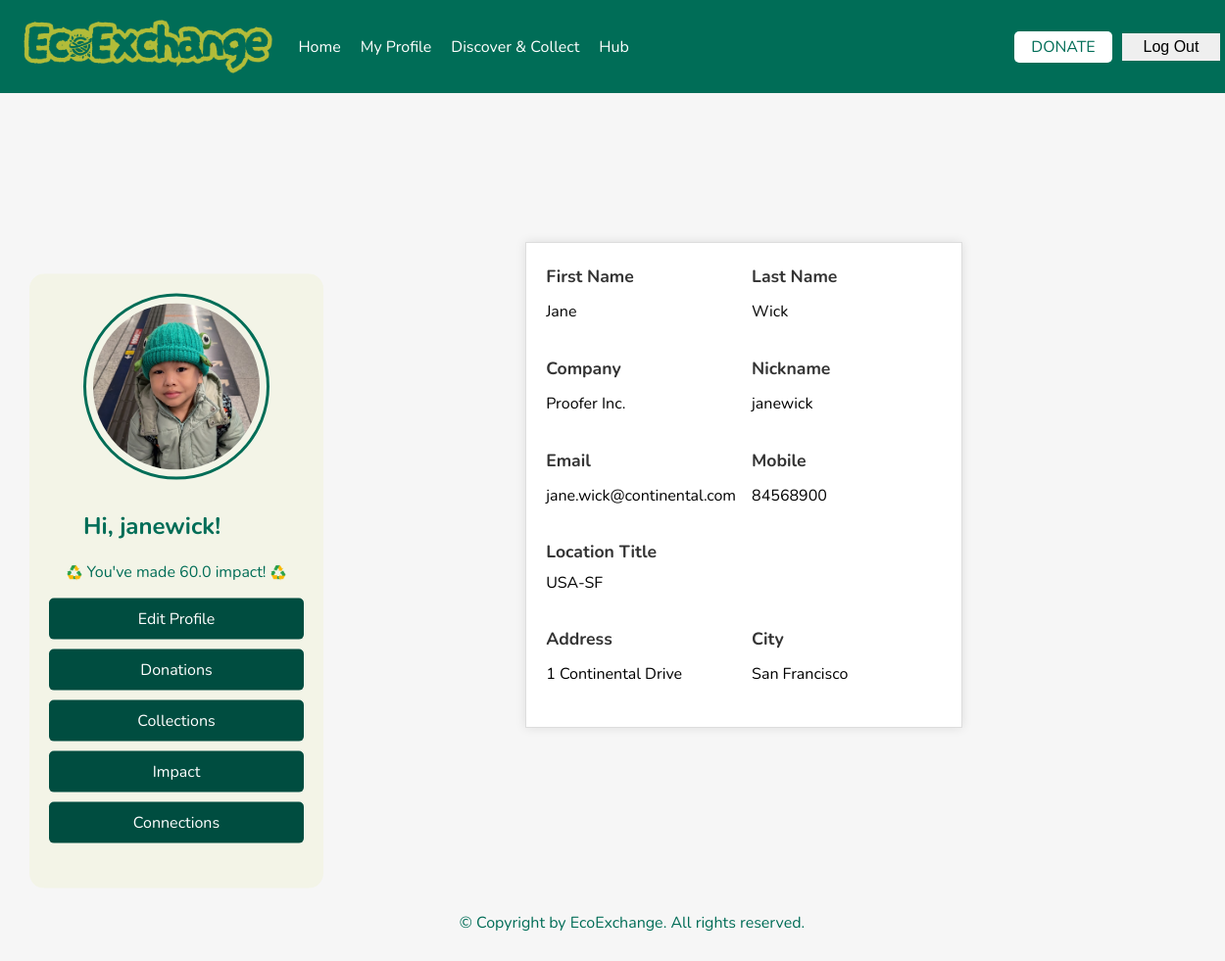
The app's page /myprofile (signed in) with its own data.
### models/user.py (models this page shows, shortened)
class User(db.Model):
    __tablename__ = "users"
    user_id = db.Column(db.Integer, primary_key=True)
    nick_name = db.Column(db.String(25), nullable=True)
    email = db.Column(db.String(256), unique=True, nullable=False)
    password = db.Column(db.String(256), nullable=False)
    fname = db.Column(db.String(25), nullable=False)
    lname = db.Column(db.String(25), nullable=False)
    mobile = db.Column(db.String(15), nullable=False)
    location_title = db.Column(db.String(125), nullable=False)
    address = db.Column(db.String(256), nullable=False)
    city = db.Column(db.String(50), nullable=False)
    company = db.Column(db.String(50), nullable=True)

### app.py (the view)
    @app.route("/myprofile")
    def myprofile():
        success_message = request.args.get("success_message", None)
        error_message = request.args.get("error_message", None)
        if 'user_id' in session:
            user = User.query.get(session['user_id'])
            conn = get_db_connection()
            cursor = conn.cursor()
            cursor.execute("""
                SELECT postings_id, donor_user_id, post_title, quantity, pick_up_location, description, post_status, collector_by_user_id
                FROM postings
            """)
            donations = cursor.fetchall()
            cursor.execute("""
                SELECT COALESCE(SUM(score), 0) AS total_score
                FROM postings
                WHERE donor_user_id = ?
            """, (session["user_id"],))
            total_score = cursor.fetchone()["total_score"]
            cursor.execute("""
                SELECT
                    c.donor_user_id,
                    c.collector_user_id,
                    c.connection_status,
                    u1.fname || ' ' || u1.lname AS donor_name,
                    u2.fname || ' ' || u2.lname AS collector_name
                FROM connections c
                JOIN users u1 ON u1.user_id = c.donor_user_id
                JOIN users u2 ON u2.user_id = c.collector_user_id
                WHERE c.connection_status = 'Active' AND c.donor_user_id = ?
            """, (session["user_id"],))
            connection_rows = cursor.fetchall()
            cursor.execute("""
                SELECT COUNT(*) AS total_connections
                FROM connections
                WHERE donor_user_id = ? OR collector_user_id = ?
            """, (session["user_id"], session["user_id"]))
            total_connections = cursor.fetchone()["total_connections"]
            cursor.execute("""
                SELECT
                    postings_id,
                    post_title,
                    post_date,
                    pick_up_location,
                    score
                FROM postings
                WHERE donor_user_id = ? AND is_deleted = 0
            """, (session['user_id'],))
            impact_rows = cursor.fetchall()
            conn.close()
            requests = [{
                'donor_name': row['donor_name'],
                'collector_name': row['collector_name'],
                'connection_status': row['connection_status']
            } for row in connection_rows]
            impact_donations = []
            total_impact_score = 0
            for row in impact_rows:
                impact_donations.append({
                    'post_title': row['post_title'],
                    'score': row['score'],
                    'post_date': row['post_date'],
                    'pick_up_location': row['pick_up_location']
                })
                total_impact_score += row['score']
            return render_template(
                "myprofile.html",
                user=user,
                donations=donations,
                total_score=total_score,
                requests=requests,  # ✅ this is key!
                impact_donations=impact_donations,
                total_impact_score=total_impact_score,
                total_connections=total_connections
            )
        else:
            return redirect(url_for('login'))

### app.py (called while the page is built)
def get_db_connection():
    conn = sqlite3.connect("instance/ecoexchange.db")
    conn.row_factory = sqlite3.Row
    print("✅ Database connected successfully!")  # Debugging print
    return conn

### templates/myprofile.html (shortened to what this page needs)
<!DOCTYPE html>
<html lang="en">
{% include 'head.html' %}
<body>
{% include 'navbar.html' %}
<div class="container d-flex">
    <aside class="sidebar me-4">
        <div class="profile text-center mb-4">
            <img src="{{ url_for('static', filename='media/profilesample1.jpg') }}" alt="User Profile"
                 class="img-fluid rounded-circle mb-2">
            <h2 id="usergreeting">
                {% if user %}
                Hi, {{ user.nick_name }}!
                {% else %}
                Hi, Guest!
                {% endif %}
            </h2>
        </div>
        <div class="impact-pts text-center mb-3">
                <span>
                    <img src="{{ url_for('static', filename='media/recycle.png') }}" alt="Recycle Icon" class="icon">
                    You've made {{ total_score }} impact!
                    <img src="{{ url_for('static', filename='media/recycle.png') }}" alt="Recycle Icon" class="icon">
                </span>
        </div>
        <ul class="sidebar-menu list-unstyled">
            <li><a href="#" data-content="editprofile">Edit Profile</a></li>
            <li><a href="#" data-content="donations">Donations</a></li>
            <li><a href="#" data-content="collections">Collections</a></li>
            <li><a href="#" data-content="impact">Impact</a></li>
            <li><a href="#" data-content="connections">Connections</a></li>
        </ul>
    </aside>
    <div class="flex-grow-1">
        <div id="editprofile" class="content-section" style="display: none;">{% include 'editprofile.html' %}</div>
        <div id="collections" class="content-section" style="display: none;">{% include 'collections.html' %}</div>
        <div id="connections" class="content-section" style="display: none;">{% include 'connections.html' %}</div>
        <div class="myprofile-details p-4 mt-5 mx-auto bg-light border rounded shadow" style="max-width: 1000px;">
            <div class="row">
                <div class="col-12 col-md-6">
                    <label for="fname" class="form-label">First Name</label>
                    <p id="fname" aria-label="First Name">{{ user.fname }}</p>
                </div>
                <div class="col-12 col-md-6">
                    <label for="lname" class="form-label">Last Name</label>
                    <p id="lname" aria-label="Last Name">{{ user.lname }}</p>
                </div>
            </div>
            <div class="row">
                <div class="col-12 col-md-6">
                    <label for="company" class="form-label">Company</label>
                    <p id="company" aria-label="Company">{{ user.company }}</p>
                </div>
                <div class="col-12 col-md-6">
                    <label for="nick_name" class="form-label">Nickname</label>
                    <p id="nick_name" aria-label="Nickname">{{ user.nick_name }}</p>
                </div>
            </div>
            <div class="row">
                <div class="col-12 col-md-6">
                    <label for="email" class="form-label">Email</label>
                    <p id="email" aria-label="Email">{{ user.email }}</p>
                </div>
                <div class="col-12 col-md-6">
                    <label for="mobile" class="form-label">Mobile</label>
                    <p id="mobile" aria-label="Mobile">{{ user.mobile }}</p>
                </div>
            </div>
            <div class="row">
                <div class="col-md-12">
                    <label for="location_title" class="form-label">Location Title</label>
                    <p id="location_title" aria-label="Location Title">{{ user.location_title }}</p>
                </div>
            </div>
            <div class="row">
                <div class="col-12 col-md-6">
                    <label for="address" class="form-label">Address</label>
                    <p id="address" aria-label="Address">{{ user.address }}</p>
                </div>
                <div class="col-12 col-md-6">
                    <label for="city" class="form-label">City</label>
                    <p id="city" aria-label="City">{{ user.city }}</p>
                </div>
            </div>
        </div>
    </div>
</div>
{% include 'footer.html' %}
</body>
</html>

### templates/head.html (shortened to what this page needs)
<head>
    <link rel="stylesheet" href="{{ url_for('static', filename='styles.css') }}">
</head>

### templates/navbar.html (shortened to what this page needs)
<header>
    <img src="{{ url_for('static', filename='media/logo3.png') }}" alt="EcoExchange Logo" class="logo">
    <nav>
        <ul>
            <li><a href="{{ url_for('index') }}">Home</a></li>
            <li><a href="{{ url_for('myprofile') }}">My Profile</a></li>
            <li><a href="{{ url_for('discover') }}">Discover & Collect</a></li>
            <li><a href="{{ url_for('hub') }}">Hub</a></li>
        </ul>
        <div class="auth-buttons">
        </div>
    </nav>
</header>

### templates/editprofile.html (shortened to what this page needs)
<!DOCTYPE html>
<html lang="en">
<head>
    <link rel="stylesheet" href="{{ url_for('static', filename='css/profile.css') }}">
</head>
<body>
</body>
</html>

### templates/footer.html
<footer>
        <p>© Copyright by EcoExchange. All rights reserved.</p>
</footer>

### templates/collections.html (shortened to what this page needs)
<!DOCTYPE html>
<html lang="en">
<head>
</head>
<body>
</body>
</html>

### templates/connections.html (shortened to what this page needs)
<!DOCTYPE html>
<html lang="en">
<head>
</head>
<body>
</body>
</html>

### static/styles.css (style rules this page uses)
body { font-family: Arial, sans-serif; margin: 0; padding: 0; text-align: center; padding-bottom: 0px; padding-top: 95px; overflow-x: hidden; height: 100%; min-height: 100vh; display: flex; flex-direction: column; font-family: "Nunito", sans-serif; background-color: #f6f6f6; }
header { display: flex; align-items: center; justify-content: space-between; width: 100%; padding: 20px; position: fixed; top: 0; left: 0; z-index: 100; background-color: #006d57; overflow: hidden; }
.logo { height: 55px; width: auto; margin-right: 20px; }
nav { display: flex; align-items: center; width: 90%; justify-content: space-between; }
nav ul { list-style: none; display: flex; gap: 20px; margin: 0; padding: 0; }
nav ul li { display: inline-block; }
nav ul li a { text-decoration: none; color: #ffffff; font-family: "Nunito", sans-serif; }
.auth-buttons { display: flex; align-items: center; justify-content: flex-end; gap: 10px; flex-shrink: 0; justify-content: flex-start; padding-right: 25px; }
footer { bottom: 0; width: 100%; color: #006d57; text-align: center; padding: 20px; }
.container { display: flex; justify-content: center; align-items: center; height: 100vh; }
.sidebar { position: absolute; left: 30px; top: 60%; transform: translateY(-50%); width: 260px; color: #006d57; background: #f3f4e7; padding: 20px; display: flex; flex-direction: column; align-items: center; border-radius: 15px; height: fit-content; }
.profile img { width: 170px; height: 170px; border-radius: 50%; object-fit: cover; margin-bottom: 5px; border: 3px solid #006d57; padding: 7px; background-color: #f3f4e7; }
.icon { width: 1em; height: 1em; vertical-align: middle; object-fit: contain; display: inline-block; }
.sidebar-menu { list-style: none; padding: 0; width: 100%; }
.sidebar-menu li { margin-bottom: 10px; text-align: center; }
.sidebar-menu li a { text-decoration: none; color: white; display: block; padding: 10px; font-size: 1rem; border-radius: 5px; background-color: #004d40; }

### static/css/profile.css (style rules this page uses)
html { color-scheme: light dark; }
.row .col-md-6 { display: flex; flex-direction: column; gap: 5px; }
.row { margin-bottom: 20px; margin-left: 0; margin-right: 0; flex-wrap: wrap; display: flex; justify-content: space-between; gap: 20px; }
.form-label { text-align: left; font-weight: bold; font-size: 1.2rem; }
.myprofile-details { display: flex; flex-direction: column; gap: 10px; background-color: #FFFFFF; color: #000000; padding: 20px; width: calc(100% - 2 * 16px); margin: 20px auto; margin-left: 150px; box-shadow: 0 0 10px rgba(0, 0, 0, 0.1); border: 1px solid #ddd; line-height: 1.6; text-align: left; box-sizing: border-box; }
.myprofile-details p { margin: 0; font-size: 1rem; }
.myprofile-details label { display: block; margin-bottom: 5px; font-weight: bold; }
.sidebar .profile h2 { text-align: left; margin-left: 0; }
.sidebar { position: absolute; left: 30px; top: 60%; transform: translateY(-50%); width: 260px; color: #006d57; background: #f3f4e7; padding: 20px; display: flex; flex-direction: column; align-items: center; border-radius: 15px; height: fit-content; }
.sidebar-menu { list-style: none; padding: 0; width: 100%; }
.sidebar-menu li { margin-bottom: 10px; text-align: center; }
.sidebar-menu li a { text-decoration: none; color: white; display: block; padding: 10px; font-size: 1rem; border-radius: 5px; background-color: #004d40; }
.row { display: flex; gap: 15px; margin-bottom: 20px; }
.row .col-md-6 { display: flex; flex-direction: column; gap: 5px; width: 48%; }
.form-label { font-size: 1.1rem; font-weight: bold; color: #333; }

### records on screen
User: nick_name "janewick", fname "Jane", lname "Wick", company "Proofer Inc.", email "jane.wick@continental.com", mobile "84568900", location_title "USA-SF", address "1 Continental Drive", city "San Francisco"

### other values on screen
{{ total_score }} "60.0"
